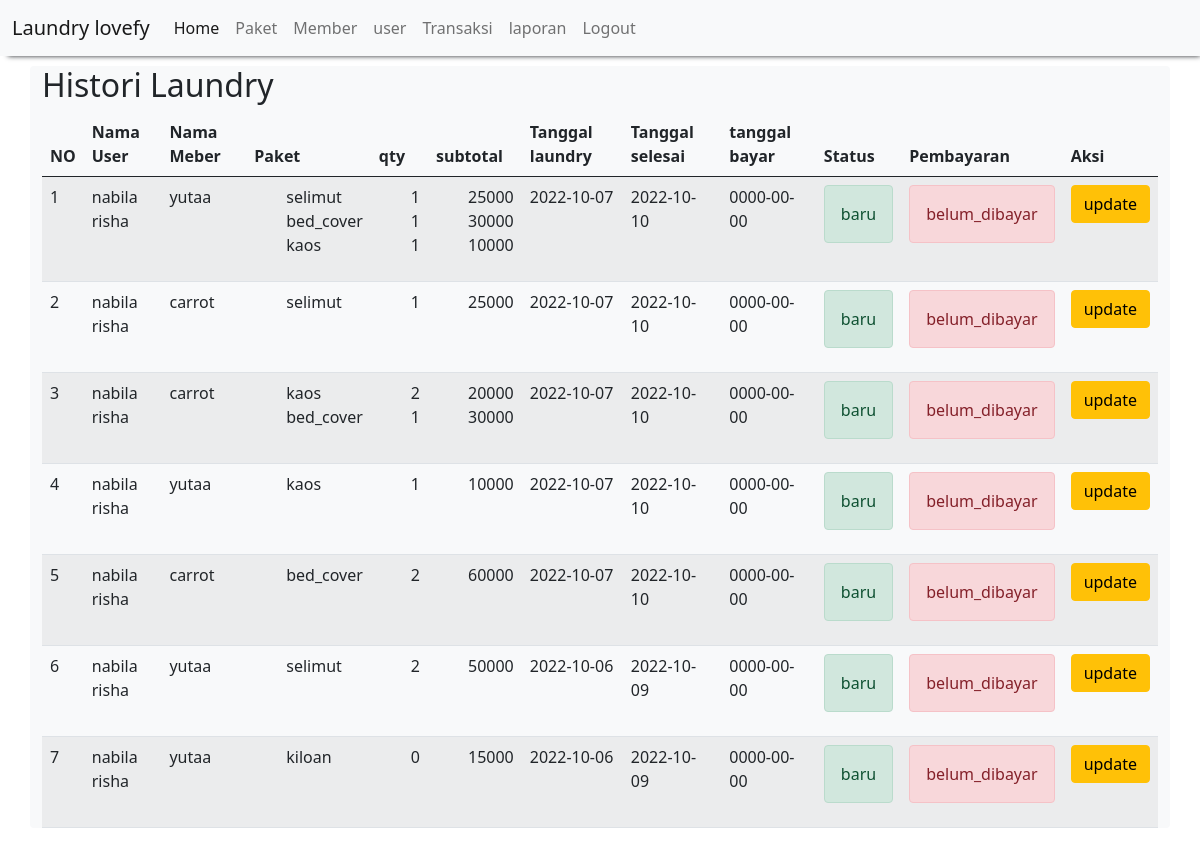
The page /laundry_ukl/histori_laundry.php (signed in) on the database its author committed.
### tables this page shows
CREATE TABLE `transaksi` (
  `id_transaksi` int(11) NOT NULL,
  `id_member` int(11) NOT NULL,
  `tgl` date NOT NULL,
  `batas_waktu` date NOT NULL,
  `tgl_bayar` date NOT NULL,
  `status` enum('baru','proses','selesai','diambil') NOT NULL,
  `dibayar` enum('dibayar','belum_dibayar') NOT NULL,
  `id_user` int(11) NOT NULL
);

CREATE TABLE `user` (
  `id_user` int(11) NOT NULL,
  `nama_user` varchar(100) NOT NULL,
  `username` varchar(30) NOT NULL,
  `password` text NOT NULL,
  `role` enum('admin','kasir','owner') NOT NULL
);

CREATE TABLE `member` (
  `id_member` int(11) NOT NULL,
  `nama_member` varchar(100) NOT NULL,
  `alamat` text NOT NULL,
  `jenis_kelamin` enum('L','P') NOT NULL,
  `tlp` varchar(15) NOT NULL
);

CREATE TABLE `paket` (
  `id_paket` int(11) NOT NULL,
  `jenis` enum('kiloan','selimut','bed_cover','kaos') NOT NULL,
  `harga` int(11) NOT NULL
);

CREATE TABLE `detail_transaksi` (
  `id_detail_transaksi` int(11) NOT NULL,
  `id_transaksi` int(11) NOT NULL,
  `id_paket` int(11) NOT NULL,
  `qty` int(11) NOT NULL,
  `subtotal` int(11) NOT NULL
);

### laundry_ukl/histori_laundry.php (the view, shortened to what this page needs)
<?php
    include "header.php";
?>
<h2>Histori Laundry</h2>
<table class="table table-hover table-striped">
    <thead>
        <th>NO</th><th>Nama User</th><th>Nama Meber</th><th>Paket</th><th>qty</th><th>subtotal</th><th>Tanggal laundry</th><th>Tanggal selesai</th><th>tanggal bayar</th><th>Status</th><th>Pembayaran</th><th>Aksi</th>
    </thead>
    <tbody>
        <?php
        include "koneksi.php";
        $qry_histori=mysqli_query($conn,"select * from transaksi  join member on transaksi.id_member = member.id_member join user on transaksi.id_user = user.id_user order by id_transaksi desc");
        $no=0;
        while($dt_histori=mysqli_fetch_array($qry_histori)){
            $no++;
            $paket="<ol>";
            $subtotal="<ol>";
            $qty="<ol>";
            $qry_paket=mysqli_query($conn,"select * from  detail_transaksi join paket on paket.id_paket=detail_transaksi.id_paket where id_transaksi = '".$dt_histori['id_transaksi']."'");
            while($dt_paket=mysqli_fetch_array($qry_paket)){
                $paket.=$dt_paket['jenis']."<br>";
                $subtotal.=$dt_paket['subtotal']."<br>";
                $qty.=$dt_paket['qty']."<br>";
            }
            $paket.="</ol>";
            $subtotal.="</ol>";
            $qty.="</ol>";
            $qry_cek_bayar=mysqli_query($conn,"select * from transaksi where id_transaksi = '".$dt_histori['id_transaksi']."'");
            if(mysqli_num_rows($qry_cek_bayar)>0){
                $status_proses="<label class='alert alert-success'>".$dt_histori['status']."</label>";
                $status_bayar="<label class='alert alert-danger'>".$dt_histori['dibayar']."</label>";
                $button_update="<a href='update.php?id=".$dt_histori['id_transaksi']."' class='btn btn-warning' onclick='return confirm(\"apakah anda yakin?\")'>update</a>";
            } else {
            }
        ?>
            <tr>
                <td><?=$no?></td><td><?=$dt_histori['nama_user']?></td><td><?=$dt_histori['nama_member']?></td><td><?=$paket?></td><td><?=$qty?></td><td><?=$subtotal?></td><td><?=$dt_histori['tgl']?></td><td><?=$dt_histori['batas_waktu']?></td><td><?=$dt_histori['tgl_bayar']?></td><td><?=$status_proses?></td><td><?=$status_bayar?></td><td><?=$button_update?></td>
            </tr>
        <?php
        }
        ?>
    </tbody>
</table>

### laundry_ukl/header.php (shortened to what this page needs)
<!DOCTYPE html>
<html>
<head>
    <link href="https://cdn.jsdelivr.net/npm/bootstrap@5.0.1/dist/css/bootstrap.min.css" rel="stylesheet">
</head>
<body>
    <nav class="navbar navbar-expand-lg navbar-light bg-light" style="box-shadow: 4px 4px 5px -4px;">
      <div class="container-fluid">
        <a class="navbar-brand" href="#">Laundry lovefy</a>
        <div class="collapse navbar-collapse" id="navbarNav">
          <ul class="navbar-nav">
            <?php
            if ($_SESSION['role']=="admin"){
            ?>
            <li class="nav-item">
              <a class="nav-link active" aria-current="page" href="home.php">Home</a>
            </li>
            <li class="nav-item">
              <a class="nav-link" aria-current="page" href="paket.php">Paket</a>
            </li>
            <li class="nav-item">
              <a class="nav-link" aria-current="page" href="member.php">Member</a>
            </li>
            <li class="nav-item">
              <a class="nav-link" aria-current="page" href="user.php">user</a>
            </li>
            <li class="nav-item">
              <a class="nav-link" aria-current="page" href="data.php">Transaksi</a>
            </li>
            <li class="nav-item">
              <a class="nav-link" aria-current="page" href="histori_laundry.php">laporan</a>
            </li>
            <li class="nav-item">
              <a class="nav-link" aria-current="page" href="logout.php">Logout</a>
            </li>
            <?php
            }
            ?>
          </ul>
        </div>
      </div>
    </nav>
  <div class="container bg-light rounded" style="margin-top:10px">

### rows shown on the page
transaksi: id_user.nama_user "nabila risha", id_member.nama_member "yutaa", paket.jenis "selimut bed_cover kaos", detail_transaksi.qty "1 1 1", detail_transaksi.subtotal "25000 30000 10000", tgl "2022-10-07", batas_waktu "2022-10-10", tgl_bayar "0000-00-00", status "baru", dibayar "belum_dibayar"
transaksi: id_user.nama_user "nabila risha", id_member.nama_member "carrot", paket.jenis "selimut", detail_transaksi.qty "1", detail_transaksi.subtotal "25000", tgl "2022-10-07", batas_waktu "2022-10-10", tgl_bayar "0000-00-00", status "baru", dibayar "belum_dibayar"
transaksi: id_user.nama_user "nabila risha", id_member.nama_member "carrot", paket.jenis "kaos bed_cover", detail_transaksi.qty "2 1", detail_transaksi.subtotal "20000 30000", tgl "2022-10-07", batas_waktu "2022-10-10", tgl_bayar "0000-00-00", status "baru", dibayar "belum_dibayar"
transaksi: id_user.nama_user "nabila risha", id_member.nama_member "yutaa", paket.jenis "kaos", detail_transaksi.qty "1", detail_transaksi.subtotal "10000", tgl "2022-10-07", batas_waktu "2022-10-10", tgl_bayar "0000-00-00", status "baru", dibayar "belum_dibayar"
transaksi: id_user.nama_user "nabila risha", id_member.nama_member "carrot", paket.jenis "bed_cover", detail_transaksi.qty "2", detail_transaksi.subtotal "60000", tgl "2022-10-07", batas_waktu "2022-10-10", tgl_bayar "0000-00-00", status "baru", dibayar "belum_dibayar"
transaksi: id_user.nama_user "nabila risha", id_member.nama_member "yutaa", paket.jenis "selimut", detail_transaksi.qty "2", detail_transaksi.subtotal "50000", tgl "2022-10-06", batas_waktu "2022-10-09", tgl_bayar "0000-00-00", status "baru", dibayar "belum_dibayar"
transaksi: id_user.nama_user "nabila risha", id_member.nama_member "yutaa", paket.jenis "kiloan", detail_transaksi.qty "0", detail_transaksi.subtotal "15000", tgl "2022-10-06", batas_waktu "2022-10-09", tgl_bayar "0000-00-00", status "baru", dibayar "belum_dibayar"
